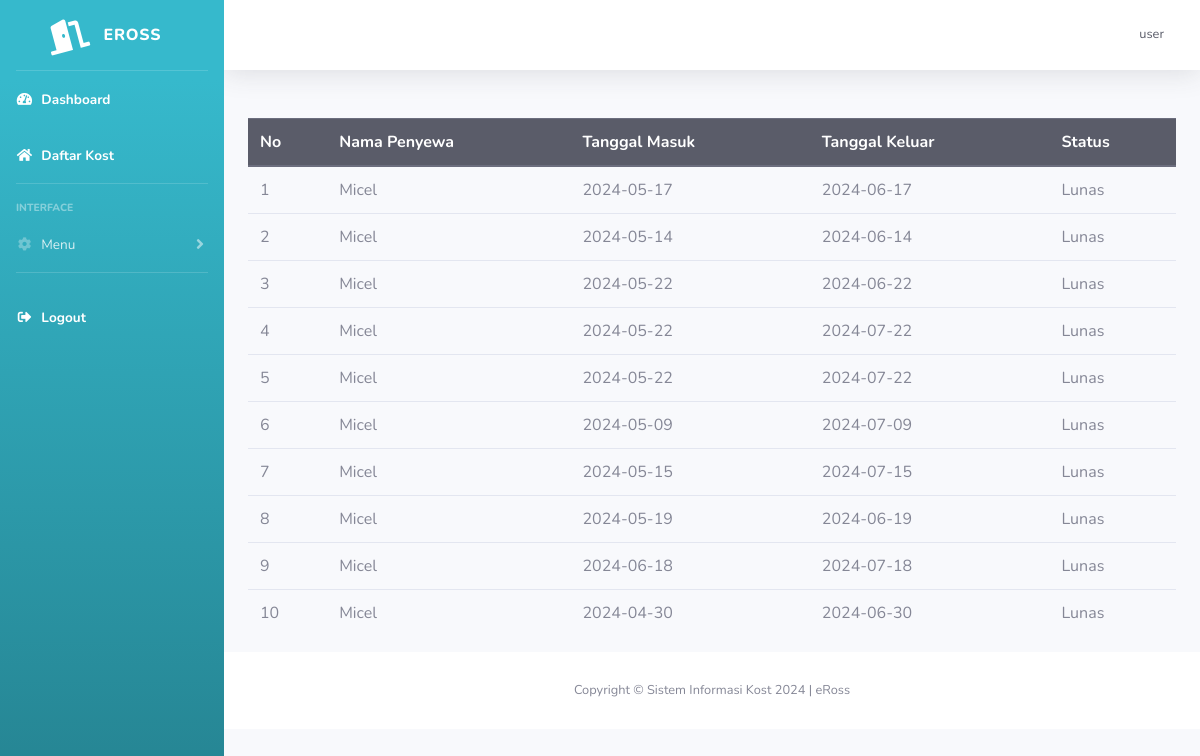
Screenshot of /SistemInformasiKost-main/kost/penyewa.php?id_kost=4 (signed in) with the database file from the repository.
### tables this page shows
CREATE TABLE `booking` (
  `id_booking` int(11) NOT NULL,
  `id_user` int(11) NOT NULL,
  `id_kamar` int(11) NOT NULL,
  `tanggal_masuk` date NOT NULL,
  `hitungan_sewa` int(11) NOT NULL,
  `durasi_sewa` int(11) NOT NULL,
  `tanggal_keluar` date NOT NULL,
  `jumlah_kamar` int(11) NOT NULL
);

CREATE TABLE `user` (
  `id` int(11) NOT NULL,
  `nama_lengkap` varchar(255) NOT NULL,
  `email` varchar(255) NOT NULL,
  `username` varchar(255) NOT NULL,
  `password` varchar(255) NOT NULL,
  `no_hp` varchar(255) NOT NULL,
  `pekerjaan` varchar(255) NOT NULL,
  `jenis_kelamin` varchar(25) NOT NULL,
  `foto_ktp` varchar(255) NOT NULL,
  `foto_profil` text NOT NULL,
  `roles` int(11) NOT NULL,
  `id_kost_saya` int(11) NOT NULL
);

### SistemInformasiKost-main/kost/penyewa.php (the view)
<?php
include "template/header.php";
$id_kost = $_GET['id_kost'];
$query = "SELECT * FROM booking JOIN user ON user.id=booking.id_user JOIN tagihan ON booking.id_booking=tagihan.no_booking JOIN kamar on kamar.id_kamar=booking.id_kamar JOIN kost on kost.id_kost=kamar.id_kost WHERE kost.id_kost='$id_kost'";
$data = mysqli_query($koneksi, $query);
?>
<div class="container">
    <table class="table">
        <thead class="thead-dark">
            <tr>
                <th>No</th>
                <th>Nama Penyewa</th>
                <th>Tanggal Masuk</th>
                <th>Tanggal Keluar</th>
                <th>Status</th>
            </tr>
        </thead>
        <tbody>
            <?php
            $i = 0;
            while ($d = mysqli_fetch_array($data)) {
                $i++;
            ?>
                <tr>
                    <td><?php echo $i ?></td>
                    <td><?php echo $d['nama_lengkap'] ?></td>
                    <td><?php echo $d['tanggal_masuk'] ?></td>
                    <td><?php echo $d['tanggal_keluar'] ?></td>
                    <td><?php $stats = $d['stats'];
                        if ($stats == 1) {
                            echo "Lunas";
                        } else if ($stats == 2) {
                            echo "Pending<br>";
                            echo "<a href='cek-bayar.php?id_tagihan=" . $d['no_tagihan'] . "'><button class='btn-primary'>Cek</button></a>";
                        } else {
                            echo "Belum Lunas";
                        }
                        ?></td>
                </tr>
            <?php
            }
            ?>
        </tbody>
    </table>
</div>
<?php
include "template/footer.php";
?>

### rows the page displays
booking: id_user.nama_lengkap "Micel", tanggal_masuk "2024-05-17", tanggal_keluar "2024-06-17"
booking: id_user.nama_lengkap "Micel", tanggal_masuk "2024-05-14", tanggal_keluar "2024-06-14"
booking: id_user.nama_lengkap "Micel", tanggal_masuk "2024-05-22", tanggal_keluar "2024-06-22"
booking: id_user.nama_lengkap "Micel", tanggal_masuk "2024-05-22", tanggal_keluar "2024-07-22"
booking: id_user.nama_lengkap "Micel", tanggal_masuk "2024-05-22", tanggal_keluar "2024-07-22"
booking: id_user.nama_lengkap "Micel", tanggal_masuk "2024-05-09", tanggal_keluar "2024-07-09"
booking: id_user.nama_lengkap "Micel", tanggal_masuk "2024-05-15", tanggal_keluar "2024-07-15"
booking: id_user.nama_lengkap "Micel", tanggal_masuk "2024-05-19", tanggal_keluar "2024-06-19"
booking: id_user.nama_lengkap "Micel", tanggal_masuk "2024-06-18", tanggal_keluar "2024-07-18"
booking: id_user.nama_lengkap "Micel", tanggal_masuk "2024-04-30", tanggal_keluar "2024-06-30"

### other values shown
$_SESSION['username'] "user"
